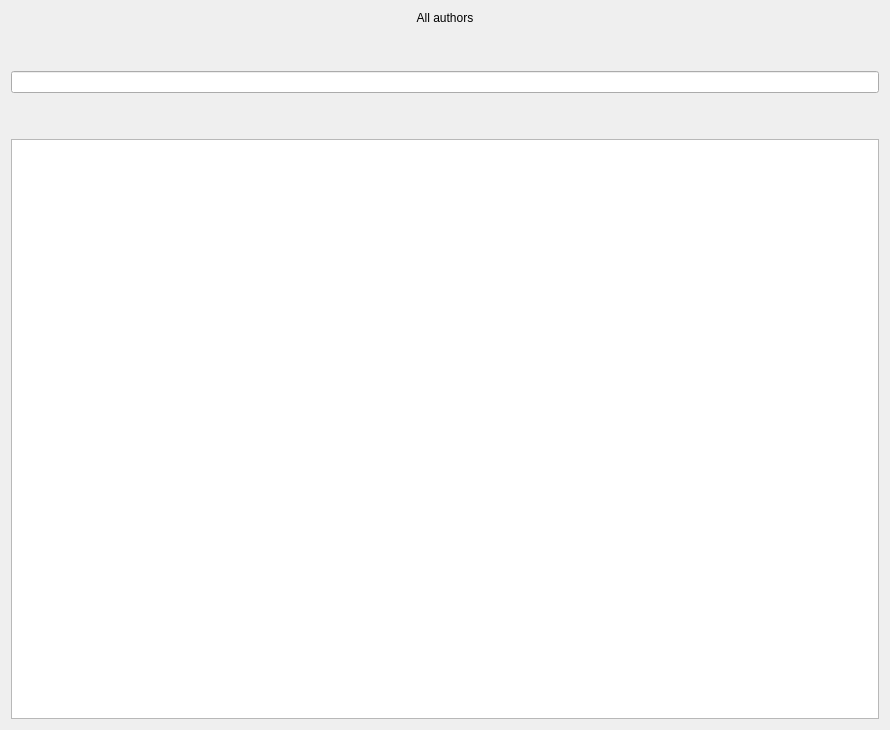
<?xml version="1.0" encoding="UTF-8"?>
<ui version="4.0">
 <class>allAuthors_window</class>
 <widget class="QWidget" name="allAuthors_window">
  <property name="geometry">
   <rect>
    <x>0</x>
    <y>0</y>
    <width>890</width>
    <height>730</height>
   </rect>
  </property>
  <property name="windowTitle">
   <string>Form</string>
  </property>
  <layout class="QVBoxLayout" name="verticalLayout_2">
   <item>
    <widget class="QLabel" name="allAuthors_label">
     <property name="text">
      <string>All authors</string>
     </property>
     <property name="alignment">
      <set>Qt::AlignCenter</set>
     </property>
    </widget>
   </item>
   <item>
    <spacer name="verticalSpacer_2">
     <property name="orientation">
      <enum>Qt::Vertical</enum>
     </property>
     <property name="sizeType">
      <enum>QSizePolicy::Preferred</enum>
     </property>
     <property name="sizeHint" stdset="0">
      <size>
       <width>20</width>
       <height>40</height>
      </size>
     </property>
    </spacer>
   </item>
   <item>
    <widget class="QLineEdit" name="searchAuthor_lineEdit"/>
   </item>
   <item>
    <spacer name="verticalSpacer">
     <property name="orientation">
      <enum>Qt::Vertical</enum>
     </property>
     <property name="sizeType">
      <enum>QSizePolicy::Preferred</enum>
     </property>
     <property name="sizeHint" stdset="0">
      <size>
       <width>20</width>
       <height>40</height>
      </size>
     </property>
    </spacer>
   </item>
   <item>
    <widget class="QTableView" name="allAuthors_tableView">
     <property name="editTriggers">
      <set>QAbstractItemView::NoEditTriggers</set>
     </property>
    </widget>
   </item>
  </layout>
 </widget>
 <resources/>
 <connections/>
</ui>
